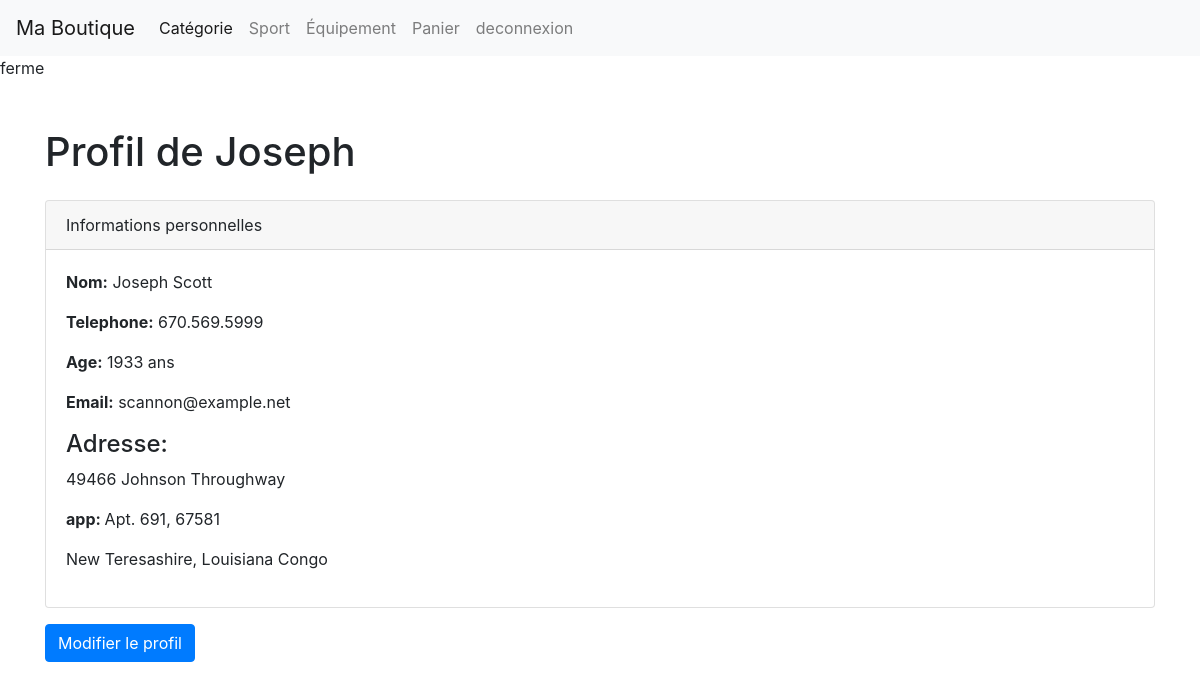
The app's page /boutique.php (signed in) with its own data.
### tables this page shows
CREATE TABLE `user` (
  `id` int(11) NOT NULL,
  `email` varchar(255) NOT NULL,
  `pw` varchar(255) NOT NULL,
  `age` int(11) DEFAULT NULL,
  `panier_id` int(11) DEFAULT NULL,
  `nom` varchar(255) DEFAULT NULL,
  `prenom` varchar(255) DEFAULT NULL,
  `sexe` char(1) DEFAULT 'M'
);

CREATE TABLE `client` (
  `id` int(11) NOT NULL,
  `telephone` varchar(20) NOT NULL,
  `panier` text DEFAULT NULL,
  `user_id` int(11) DEFAULT NULL
);

CREATE TABLE `adresse` (
  `id` int(11) NOT NULL,
  `numero` int(11) NOT NULL,
  `apartement` varchar(255) DEFAULT NULL,
  `rue` varchar(255) NOT NULL,
  `ville` varchar(255) NOT NULL,
  `codePostal` varchar(20) NOT NULL,
  `province` varchar(255) NOT NULL,
  `pays` varchar(255) NOT NULL,
  `user_id` int(11) DEFAULT NULL
);

### includes/chargement.php (called while the page is built, shortened)
<?php
if (!function_exists('chargement')) {
function chargement($classe){
    $model = "./app/classe/".$classe.".class.php";
}
}

### app/classe/User.class.php (called while the page is built, shortened)
<?php
    class User {
        protected $id;
        public function getUser_id(){
            return $this->id;
        }
    }
?>

### app/classe/Request.class.php (called while the page is built, shortened)
<?php
class Request{
    protected $sql;
    public function setSql($sql) {
        $this->sql = $sql;
    }
    public function getLines($oCon, $params = [], $uneSeuleLigne = false) {
        $oStatement = $oCon->prepare($this->sql);
        if (array_keys($params) !== range(0, count($params) - 1)) {
            foreach ($params as $nomParam => $valParam) {
                $oStatement->bindValue(':'.$nomParam, $valParam, is_int($valParam) ? PDO::PARAM_INT : PDO::PARAM_STR);
            }
            $oStatement->execute();
        } else {
            $oStatement->execute($params);
        }
        $resultat = $uneSeuleLigne ? $oStatement->fetch(PDO::FETCH_ASSOC) :
        $oStatement->fetchAll(PDO::FETCH_ASSOC);
        return $resultat;
    }
}
?>

### boutique.php (the view, shortened to what this page needs)
<?php
include './includes/chargement.php';
include './includes/navbar_client.php';
$dbConnection = new DatabaseConnexion(HOST, DBNAME, DBUSER, DBPASSWORD);
$conn = $dbConnection->connexion();
$user_id = $_SESSION['user']->getUser_id();
$request = new Request();
$request->setSql("SELECT * FROM Client WHERE user_id = :user_id");
$clientData = $request->getLines($conn, ["user_id" => $user_id], true);
if (!$clientData) {
    $request->setSql("SELECT * FROM Admin WHERE user_id = :user_id");
    $adminData = $request->getLines($conn, ["user_id" => $user_id], true);
    $request->setSql("SELECT * FROM adresse WHERE user_id = :user_id");
    $adresseData = $request->getLines($conn, ["user_id" => $adminData['user_id']], true);
    $request->setSql("SELECT * FROM User WHERE id = :user_id");
    $userData = $request->getLines($conn, ["user_id" => $adminData['user_id']], true);
} else {
    $request->setSql("SELECT * FROM adresse WHERE user_id = :user_id");
    $adresseData = $request->getLines($conn, ["user_id" => $clientData['user_id']], true);
    $request->setSql("SELECT * FROM User WHERE id = :user_id");
    $userData = $request->getLines($conn, ["user_id" => $clientData['user_id']], true);
}
?>
<html>
<head>
    <link rel="stylesheet" href="https://maxcdn.bootstrapcdn.com/bootstrap/4.5.2/css/bootstrap.min.css">
</head>
<body>
<div class="container mt-5">
    <h1 class="mb-4">Profil de <?= $userData['prenom'] ?></h1>
    <div class="card">
        <div class="card-header">
            Informations personnelles
        </div>
        <div class="card-body">
            <p><strong>Nom:</strong> <?= $userData['prenom'] . " " . $userData['nom'] ?></p>
            <?php if ($clientData): ?>
                <p><strong>Telephone:</strong> <?= $clientData['telephone'] ?></p>
            <?php elseif ($adminData): ?>
                <p><strong>Numero d'employe:</strong> <?= $adminData['num_employe'] ?></p>
            <?php endif; ?>
            <p><strong>Age:</strong> <?= $userData['age'] ?> ans</p>
            <p><strong>Email:</strong> <?= $userData['email'] ?></p>
            <h4>Adresse:</h4>
            <p><?= $adresseData['numero'] ?> <?= $adresseData['rue'] ?></p>
            <p><strong>app: </strong><?= $adresseData['apartement'] ?>, <?= $adresseData['codePostal'] ?></p>
            <p> <?= $adresseData['ville'] ?>, <?=$adresseData['province'] ?> <?=$adresseData['pays'] ?> </p>
        </div>
    </div>
    <a href="edit_profile.php" class="btn btn-primary mt-3">Modifier le profil</a>
</div>
</body>
</html>

### records on screen
user: prenom "Joseph", nom "Scott", age "1933", email "scannon@example.net"
client: telephone "670.569.5999"
adresse: numero "49466", rue "Johnson Throughway", apartement "Apt. 691", codePostal "67581", ville "New Teresashire", province "Louisiana", pays "Congo"
